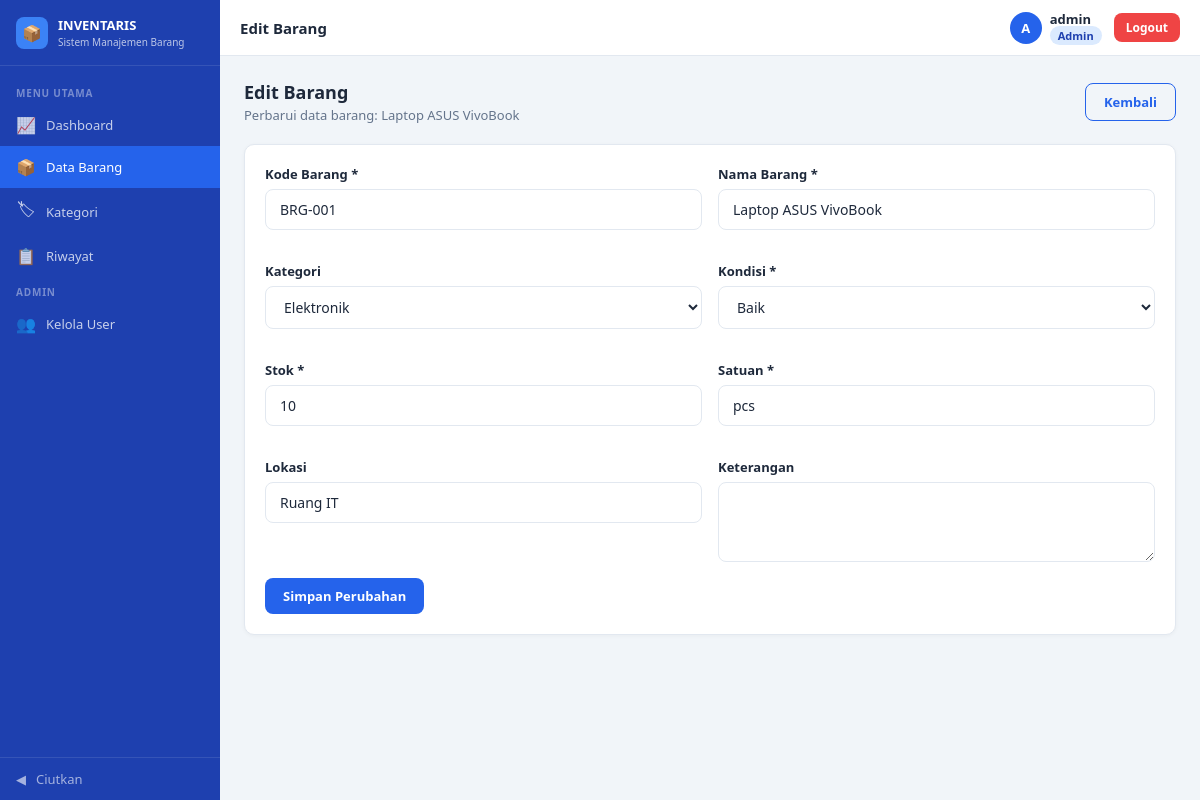
/admin/barang-edit.php?id=1 (signed in), run on the app's committed database.
### tables this page shows
CREATE TABLE `barang` (
  `id_barang` int(11) NOT NULL,
  `kode_barang` varchar(50) NOT NULL,
  `nama_barang` varchar(100) NOT NULL,
  `stok` int(11) NOT NULL,
  `satuan` varchar(50) NOT NULL DEFAULT 'pcs',
  `kondisi` enum('Baik','Rusak') NOT NULL,
  `lokasi` varchar(100) NOT NULL,
  `keterangan` text DEFAULT NULL,
  `tanggal_masuk` date NOT NULL,
  `id_kategori` int(11) NOT NULL,
  `id_user` int(11) NOT NULL,
  `created_at` timestamp NOT NULL DEFAULT current_timestamp(),
  `updated_at` timestamp NOT NULL DEFAULT current_timestamp()
);

CREATE TABLE `kategori` (
  `id_kategori` int(11) NOT NULL,
  `nama_kategori` varchar(100) NOT NULL,
  `deskripsi` text DEFAULT NULL
);

### admin/barang-edit.php (the view, shortened to what this page needs)
<?php
require_once "../config/db.php";
$id_barang = $_GET['id'];
$sql_barang = "SELECT * FROM barang WHERE id_barang = ?";
$stmt_barang = $conn->prepare($sql_barang);
$stmt_barang->bind_param("i", $id_barang);
$stmt_barang->execute();
$result_barang = $stmt_barang->get_result();
$barang = $result_barang->fetch_assoc();
$sql_kategori = "SELECT * FROM kategori ORDER BY nama_kategori ASC";
$result_kategori = $conn->query($sql_kategori);
?>
<!DOCTYPE html>
<html lang="id">
<head>
    <link rel="stylesheet" href="assets/style.css">
</head>
<body>
<div class="sidebar" id="sidebar">
    <div class="sidebar-brand">
        <div class="brand-icon">&#128230;</div>
        <div class="brand-text">INVENTARIS<span>Sistem Manajemen Barang</span></div>
    </div>
    <nav class="sidebar-nav">
        <div class="nav-section-title">Menu Utama</div>
        <a href="dashboard.php" class="nav-item"><span class="nav-icon">&#128200;</span><span class="nav-label">Dashboard</span></a>
        <a href="barang.php" class="nav-item active"><span class="nav-icon">&#128230;</span><span class="nav-label">Data Barang</span></a>
        <a href="kategori.php" class="nav-item"><span class="nav-icon">&#127991;</span><span class="nav-label">Kategori</span></a>
        <a href="riwayat.php" class="nav-item"><span class="nav-icon">&#128203;</span><span class="nav-label">Riwayat</span></a>
        <div class="nav-section-title">Admin</div>
        <a href="user.php" class="nav-item"><span class="nav-icon">&#128101;</span><span class="nav-label">Kelola User</span></a>
    </nav>
    <div class="sidebar-toggle" onclick="toggleSidebar()">
        <span class="nav-icon" id="toggleIcon">&#9664;</span>
        <span class="nav-label">Ciutkan</span>
    </div>
</div>
<div class="header" id="mainHeader">
    <div class="header-title">Edit Barang</div>
    <div class="header-right">
        <div class="user-info">
            <div class="user-avatar"><?php echo strtoupper(substr($_SESSION['user'], 0, 1)); ?></div>
            <div class="user-detail">
                <div class="user-name"><?php echo $_SESSION['user']; ?></div>
                <div class="user-role">
                    <span class="badge-role <?php echo $_SESSION['role']; ?>"><?php echo ucfirst($_SESSION['role']); ?></span>
                </div>
            </div>
        </div>
        <a href="login.php" class="btn btn-danger btn-sm">Logout</a>
    </div>
</div>
<div class="main-content" id="mainContent">
    <div class="page-header">
        <div>
            <h2>Edit Barang</h2>
            <p>Perbarui data barang: <?php echo $barang['nama_barang']; ?></p>
        </div>
        <a href="barang.php" class="btn btn-outline">Kembali</a>
    </div>
    <div class="card">
        <form action="../scripts/editbarang.php?id=<?php echo $barang['id_barang']; ?>" method="POST">
            <div class="grid-2">
                <div class="form-group">
                    <label>Kode Barang *</label>
                    <input type="text" name="kode_barang"  value="<?php echo $barang['kode_barang']; ?>" required>
                </div>
                <div class="form-group">
                    <label>Nama Barang *</label>
                    <input type="text" name="nama_barang" value="<?php echo $barang['nama_barang']; ?>" required>
                </div>
                <div class="form-group">
                    <label>Kategori</label>
                    <select name="kategori_id" required>
                        <?php while($kategori = $result_kategori->fetch_assoc()){ ?>
                            <option value="<?php echo $kategori['id_kategori']; ?>"
                                <?php
                                if ($kategori['id_kategori'] == $barang['id_kategori']){
                                    echo "selected";
                                } ?>>
                                <?php echo $kategori['nama_kategori']; ?>
                            </option>
                        <?php } ?>
                    </select>
                </div>
                <div class="form-group">
                    <label>Kondisi *</label>
                    <select name="kondisi" required>
                        <option value="baik"
                            <?php
                            if ($barang['kondisi'] == 'baik'){
                                echo "selected";
                            } ?>>
                            Baik
                        </option>
                    </select>
                </div>
                <div class="form-group">
                    <label>Stok *</label>
                    <input type="number" name="stok" min="0" value="<?php echo $barang['stok']; ?>" required>
                </div>
                <div class="form-group">
                    <label>Satuan *</label>
                    <input type="text" name="satuan" value="<?php echo $barang['satuan']; ?>" required>
                </div>
                <div class="form-group">
                    <label>Lokasi</label>
                    <input type="text" name="lokasi" value="<?php echo $barang['lokasi']; ?>">
                </div>
                <div class="form-group">
                    <label>Keterangan</label>
                    <textarea name="keterangan" value="<?php echo $barang['keterangan']; ?>"></textarea>
                </div>
            </div>
            <button type="submit" class="btn btn-primary">Simpan Perubahan</button>
        </form>
    </div>
</div>
</body>
</html>

### data on the page
barang: nama_barang "Laptop ASUS VivoBook", kode_barang "BRG-001", kategori_id "Elektronik", stok "10", satuan "pcs", lokasi "Ruang IT"

### other printed values
substr($_SESSION['user'], 0, 1) "A"
$_SESSION['user'] "admin"
$_SESSION['role'] "Admin"
